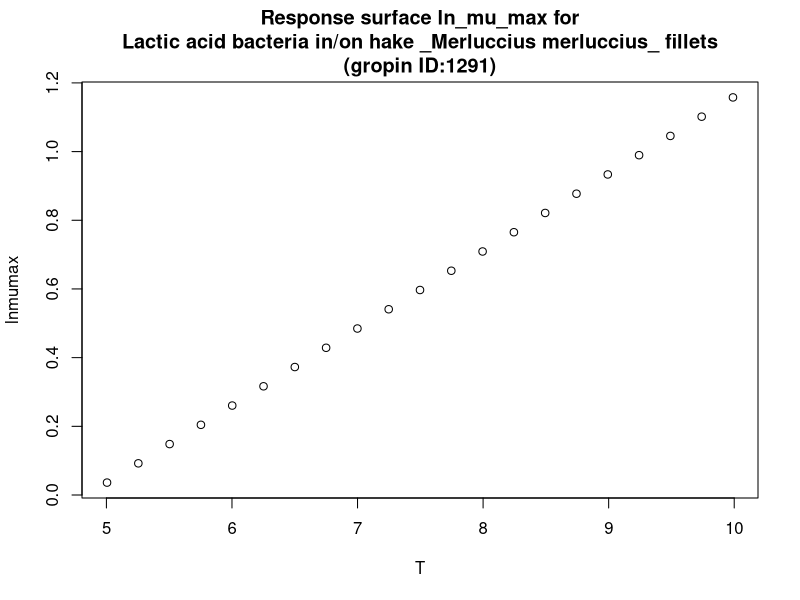

Write R code to recreate this figure.
#############################
# start of Parameter script
#############################
T <- seq(5.005,9.99000999000999,length.out=21)
#############################
# end of Parameter script
#############################
############################# 
# start of Model script Gropin ID 1291 
#############################
 
# constant coefficients for this model
 
variables <- data.frame(T)
argumentsPar <- unique.data.frame(expand.grid(variables))
 
# heart of the model
response_surface <- function(T) {
   mumax <-0.225*T-1.09

	return(mumax=mumax)
} 

# output parameters
responseSurface <- cbind(argumentsPar,response_surface(argumentsPar['T']))
colnames(responseSurface) <- c(colnames(argumentsPar),'lnmumax')
#############################
# End of Model script
#############################
############################# 
# start of Visualisation script Gropin ID 1291 
#############################
titleText <-'Response surface ln_mu_max for
Lactic acid bacteria in/on hake _Merluccius merluccius_ fillets
(gropin ID:1291)'
plot(T,responseSurface$'lnmumax',xlab='T',
                          ylab='lnmumax',main=titleText)
#############################
# End of Visualisation script
#############################
